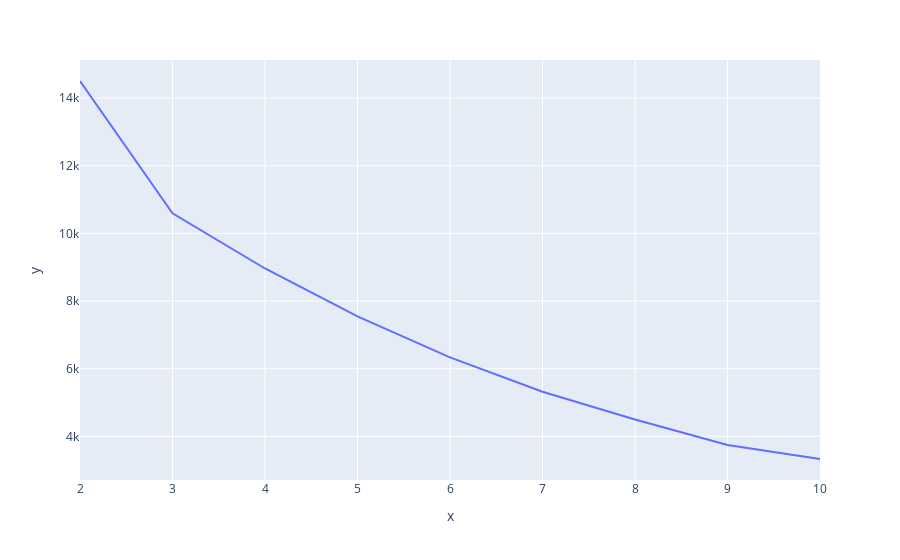

Notebook cell for this chart:
### Code cell
px.line(x=range(2,11), y=wcss)

### Figure 1 — Plotly figure (JSON) as saved in the notebook; plotly's stock layout.template omitted (floating-point values rounded to 4 significant figures)
{"data": [{"hovertemplate": "x=%{x}<br>y=%{y}<extra></extra>", "legendgroup": "", "line": {"color": "#636efa", "dash": "solid"}, "marker": {"symbol": "circle"}, "mode": "lines", "name": "", "orientation": "v", "showlegend": false, "type": "scatter", "x": [2, 3, 4, 5, 6, 7, 8, 9, 10], "xaxis": "x", "y": [14500.0, 10590.0, 8961.0, 7544.0, 6332.0, 5319.0, 4498.0, 3745.0, 3329.0], "yaxis": "y"}], "layout": {"legend": {"tracegroupgap": 0}, "margin": {"t": 60}, "xaxis": {"anchor": "y", "domain": [0, 1], "title": {"text": "x"}}, "yaxis": {"anchor": "x", "domain": [0, 1], "title": {"text": "y"}}}}
